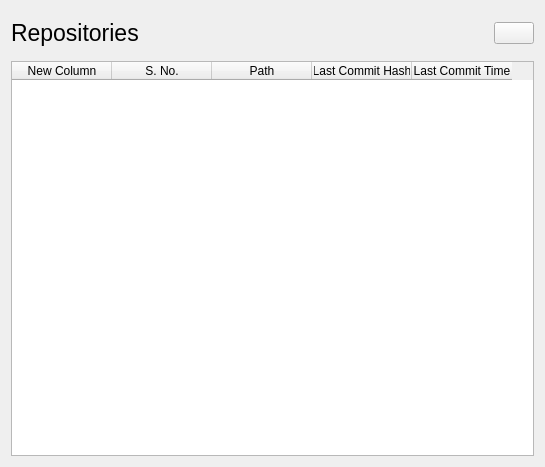
<?xml version="1.0" encoding="UTF-8"?>
<ui version="4.0">
 <class>RepositoriesPage</class>
 <widget class="QWidget" name="RepositoriesPage">
  <property name="geometry">
   <rect>
    <x>0</x>
    <y>0</y>
    <width>545</width>
    <height>467</height>
   </rect>
  </property>
  <property name="windowTitle">
   <string>Form</string>
  </property>
  <layout class="QVBoxLayout" name="verticalLayout">
   <item>
    <widget class="QWidget" name="widget" native="true">
     <layout class="QHBoxLayout" name="horizontalLayout">
      <property name="leftMargin">
       <number>0</number>
      </property>
      <property name="rightMargin">
       <number>0</number>
      </property>
      <item>
       <widget class="QLabel" name="label">
        <property name="font">
         <font>
          <family>Arial</family>
          <pointsize>17</pointsize>
          <bold>false</bold>
          <strikeout>false</strikeout>
         </font>
        </property>
        <property name="text">
         <string>Repositories</string>
        </property>
       </widget>
      </item>
      <item>
       <spacer name="horizontalSpacer">
        <property name="orientation">
         <enum>Qt::Orientation::Horizontal</enum>
        </property>
        <property name="sizeHint" stdset="0">
         <size>
          <width>40</width>
          <height>20</height>
         </size>
        </property>
       </spacer>
      </item>
      <item>
       <widget class="QPushButton" name="pushButton">
        <property name="font">
         <font>
          <bold>true</bold>
         </font>
        </property>
        <property name="cursor">
         <cursorShape>PointingHandCursor</cursorShape>
        </property>
        <property name="toolTip">
         <string>Refresh</string>
        </property>
        <property name="text">
         <string/>
        </property>
        <property name="icon">
         <iconset theme="QIcon::ThemeIcon::ViewRefresh"/>
        </property>
        <property name="iconSize">
         <size>
          <width>16</width>
          <height>16</height>
         </size>
        </property>
       </widget>
      </item>
     </layout>
    </widget>
   </item>
   <item>
    <widget class="QTableWidget" name="tableWidget">
     <column>
      <property name="text">
       <string>New Column</string>
      </property>
     </column>
     <column>
      <property name="text">
       <string>S. No.</string>
      </property>
     </column>
     <column>
      <property name="text">
       <string>Path</string>
      </property>
     </column>
     <column>
      <property name="text">
       <string>Last Commit Hash</string>
      </property>
     </column>
     <column>
      <property name="text">
       <string>Last Commit Time</string>
      </property>
     </column>
    </widget>
   </item>
  </layout>
 </widget>
 <resources/>
 <connections/>
</ui>
